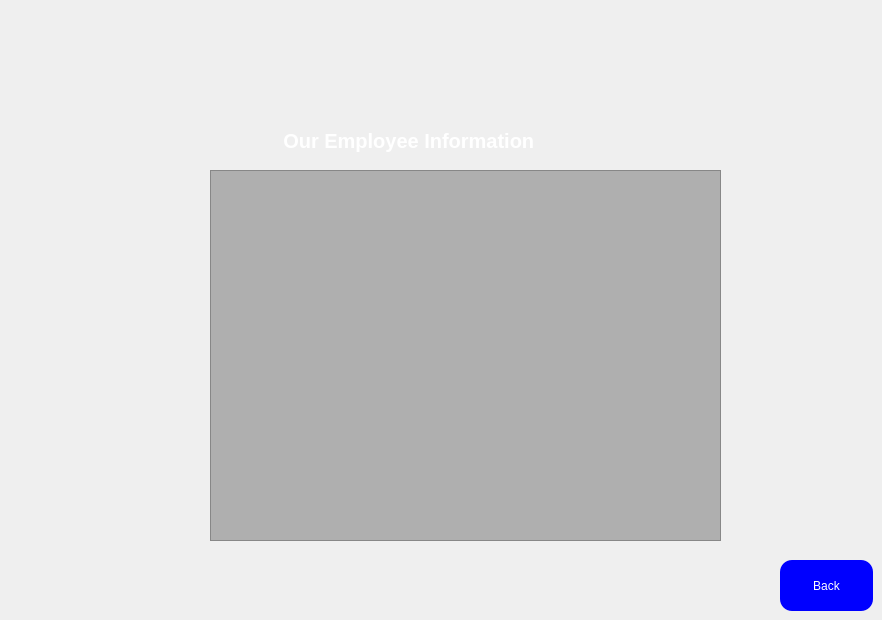
    <widget class="QWidget" name="employee_page">
     <property name="styleSheet">
      <string notr="true">#employee_page{


	background-image: url(:/images/26-263385_light-colour-background-images-hd-light-color-background.jpg);

}</string>
     </property>
     <widget class="QPushButton" name="empa_backbutton">
      <property name="geometry">
       <rect>
        <x>780</x>
        <y>560</y>
        <width>93</width>
        <height>51</height>
       </rect>
      </property>
      <property name="styleSheet">
       <string notr="true">#empa_backbutton{

	background-color: rgb(0, 0, 255);
	font: 18pt &quot;MS Shell Dlg 2&quot;;

font: 16pt &quot;Britannic Bold&quot;;
color: rgb(255, 255, 255);
border-radius: 12px;


}

#empa_backbutton:hover{


		
	background-color: rgb(0, 170, 0);


}</string>
      </property>
      <property name="text">
       <string>Back</string>
      </property>
     </widget>
     <widget class="QLabel" name="empa_label">
      <property name="geometry">
       <rect>
        <x>250</x>
        <y>110</y>
        <width>381</width>
        <height>61</height>
       </rect>
      </property>
      <property name="font">
       <font>
        <pointsize>15</pointsize>
        <weight>75</weight>
        <bold>true</bold>
       </font>
      </property>
      <property name="styleSheet">
       <string notr="true">color: rgb(255, 255, 255);</string>
      </property>
      <property name="text">
       <string>      Our Employee Information</string>
      </property>
     </widget>
     <widget class="QTableView" name="employee_list">
      <property name="geometry">
       <rect>
        <x>210</x>
        <y>170</y>
        <width>511</width>
        <height>371</height>
       </rect>
      </property>
      <property name="styleSheet">
       <string notr="true">#employee_list{
font: 75 12pt &quot;MS Shell Dlg 2&quot;;
	
	background-color: rgb(175, 175, 175);
	alternate-background-color: rgb(100, 100, 100);
	color: rgb(255, 255, 255);
	
	

}</string>
      </property>
      <property name="alternatingRowColors">
       <bool>true</bool>
      </property>
     </widget>
     <widget class="QLabel" name="label_6">
      <property name="geometry">
       <rect>
        <x>230</x>
        <y>-70</y>
        <width>441</width>
        <height>281</height>
       </rect>
      </property>
      <property name="text">
       <string/>
      </property>
      <property name="pixmap">
       <pixmap resource="Src.qrc">:/images/131998619_880565402760529_6580879491267773265_n.png</pixmap>
      </property>
      <property name="scaledContents">
       <bool>true</bool>
      </property>
     </widget>
    </widget>
